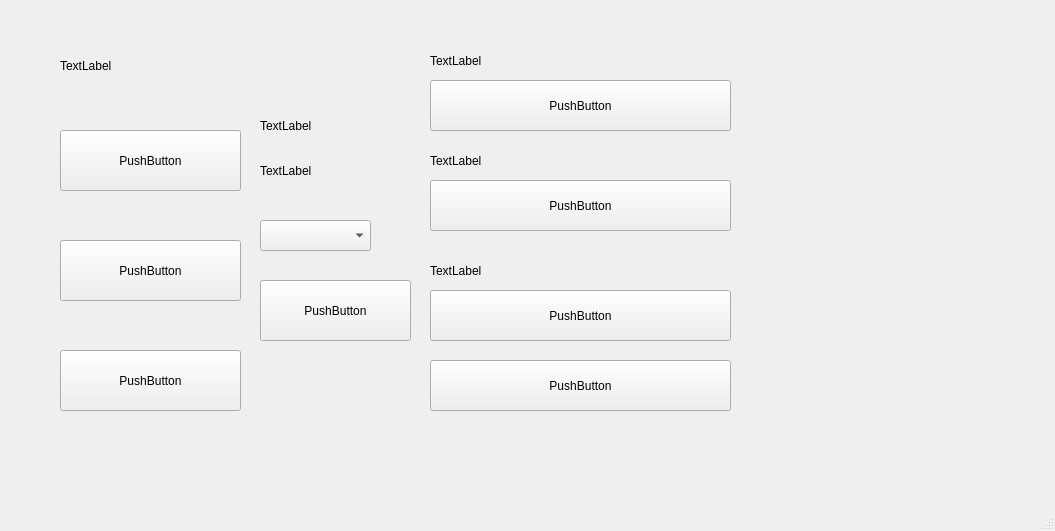
<?xml version="1.0" encoding="UTF-8"?>
<ui version="4.0">
 <class>MainWindow</class>
 <widget class="QMainWindow" name="MainWindow">
  <property name="enabled">
   <bool>true</bool>
  </property>
  <property name="geometry">
   <rect>
    <x>0</x>
    <y>0</y>
    <width>1055</width>
    <height>531</height>
   </rect>
  </property>
  <property name="windowTitle">
   <string>MainWindow</string>
  </property>
  <widget class="QWidget" name="centralwidget">
   <widget class="QLabel" name="label">
    <property name="geometry">
     <rect>
      <x>60</x>
      <y>40</y>
      <width>561</width>
      <height>51</height>
     </rect>
    </property>
    <property name="text">
     <string>TextLabel</string>
    </property>
   </widget>
   <widget class="QLabel" name="label_3">
    <property name="geometry">
     <rect>
      <x>260</x>
      <y>150</y>
      <width>151</width>
      <height>41</height>
     </rect>
    </property>
    <property name="text">
     <string>TextLabel</string>
    </property>
   </widget>
   <widget class="QPushButton" name="pushButton_3">
    <property name="geometry">
     <rect>
      <x>60</x>
      <y>350</y>
      <width>181</width>
      <height>61</height>
     </rect>
    </property>
    <property name="text">
     <string>PushButton</string>
    </property>
   </widget>
   <widget class="QPushButton" name="pushButton_4">
    <property name="geometry">
     <rect>
      <x>260</x>
      <y>280</y>
      <width>151</width>
      <height>61</height>
     </rect>
    </property>
    <property name="text">
     <string>PushButton</string>
    </property>
   </widget>
   <widget class="QComboBox" name="comboBox">
    <property name="geometry">
     <rect>
      <x>260</x>
      <y>220</y>
      <width>111</width>
      <height>31</height>
     </rect>
    </property>
   </widget>
   <widget class="QLabel" name="label_2">
    <property name="geometry">
     <rect>
      <x>260</x>
      <y>110</y>
      <width>141</width>
      <height>31</height>
     </rect>
    </property>
    <property name="text">
     <string>TextLabel</string>
    </property>
   </widget>
   <widget class="QPushButton" name="pushButton">
    <property name="geometry">
     <rect>
      <x>60</x>
      <y>130</y>
      <width>181</width>
      <height>61</height>
     </rect>
    </property>
    <property name="text">
     <string>PushButton</string>
    </property>
   </widget>
   <widget class="QPushButton" name="pushButton_2">
    <property name="geometry">
     <rect>
      <x>60</x>
      <y>240</y>
      <width>181</width>
      <height>61</height>
     </rect>
    </property>
    <property name="text">
     <string>PushButton</string>
    </property>
   </widget>
   <widget class="QLabel" name="label_4">
    <property name="geometry">
     <rect>
      <x>430</x>
      <y>40</y>
      <width>301</width>
      <height>41</height>
     </rect>
    </property>
    <property name="text">
     <string>TextLabel</string>
    </property>
   </widget>
   <widget class="QPushButton" name="pushButton_5">
    <property name="geometry">
     <rect>
      <x>430</x>
      <y>80</y>
      <width>301</width>
      <height>51</height>
     </rect>
    </property>
    <property name="text">
     <string>PushButton</string>
    </property>
   </widget>
   <widget class="QLabel" name="label_5">
    <property name="geometry">
     <rect>
      <x>430</x>
      <y>140</y>
      <width>301</width>
      <height>41</height>
     </rect>
    </property>
    <property name="text">
     <string>TextLabel</string>
    </property>
   </widget>
   <widget class="QPushButton" name="pushButton_6">
    <property name="geometry">
     <rect>
      <x>430</x>
      <y>180</y>
      <width>301</width>
      <height>51</height>
     </rect>
    </property>
    <property name="text">
     <string>PushButton</string>
    </property>
   </widget>
   <widget class="QLabel" name="label_6">
    <property name="geometry">
     <rect>
      <x>430</x>
      <y>250</y>
      <width>301</width>
      <height>41</height>
     </rect>
    </property>
    <property name="text">
     <string>TextLabel</string>
    </property>
   </widget>
   <widget class="QPushButton" name="pushButton_7">
    <property name="geometry">
     <rect>
      <x>430</x>
      <y>290</y>
      <width>301</width>
      <height>51</height>
     </rect>
    </property>
    <property name="text">
     <string>PushButton</string>
    </property>
   </widget>
   <widget class="QPushButton" name="pushButton_8">
    <property name="geometry">
     <rect>
      <x>430</x>
      <y>360</y>
      <width>301</width>
      <height>51</height>
     </rect>
    </property>
    <property name="text">
     <string>PushButton</string>
    </property>
   </widget>
  </widget>
  <widget class="QMenuBar" name="menubar">
   <property name="geometry">
    <rect>
     <x>0</x>
     <y>0</y>
     <width>1055</width>
     <height>25</height>
    </rect>
   </property>
  </widget>
  <widget class="QStatusBar" name="statusbar"/>
 </widget>
 <resources/>
 <connections/>
</ui>
